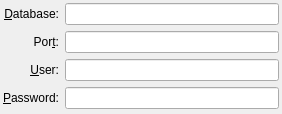
<?xml version="1.0" encoding="UTF-8"?>
<ui version="4.0">
 <class>DbLinterDataSourceConnectWidget</class>
 <widget class="QWidget" name="DbLinterDataSourceConnectWidget">
  <property name="geometry">
   <rect>
    <x>0</x>
    <y>0</y>
    <width>282</width>
    <height>114</height>
   </rect>
  </property>
  <property name="windowTitle">
   <string>Form</string>
  </property>
  <layout class="QVBoxLayout" name="verticalLayout">
   <property name="leftMargin">
    <number>3</number>
   </property>
   <property name="topMargin">
    <number>3</number>
   </property>
   <property name="rightMargin">
    <number>3</number>
   </property>
   <property name="bottomMargin">
    <number>3</number>
   </property>
   <item>
    <layout class="QGridLayout" name="gridLayout">
     <item row="3" column="0">
      <widget class="QLabel" name="label_5">
       <property name="text">
        <string>&amp;Password:</string>
       </property>
       <property name="alignment">
        <set>Qt::AlignRight|Qt::AlignTrailing|Qt::AlignVCenter</set>
       </property>
       <property name="buddy">
        <cstring>passwordLineEdit</cstring>
       </property>
      </widget>
     </item>
     <item row="3" column="1">
      <widget class="QLineEdit" name="passwordLineEdit">
       <property name="echoMode">
        <enum>QLineEdit::Password</enum>
       </property>
      </widget>
     </item>
     <item row="2" column="1">
      <widget class="QLineEdit" name="userLineEdit"/>
     </item>
     <item row="2" column="0">
      <widget class="QLabel" name="label_4">
       <property name="text">
        <string>&amp;User:</string>
       </property>
       <property name="alignment">
        <set>Qt::AlignRight|Qt::AlignTrailing|Qt::AlignVCenter</set>
       </property>
       <property name="buddy">
        <cstring>userLineEdit</cstring>
       </property>
      </widget>
     </item>
     <item row="0" column="0">
      <widget class="QLabel" name="label">
       <property name="text">
        <string>&amp;Database:</string>
       </property>
       <property name="alignment">
        <set>Qt::AlignRight|Qt::AlignTrailing|Qt::AlignVCenter</set>
       </property>
       <property name="buddy">
        <cstring>databaseLineEdit</cstring>
       </property>
      </widget>
     </item>
     <item row="1" column="1">
      <widget class="QLineEdit" name="portLineEdit">
       <property name="inputMethodHints">
        <set>Qt::ImhDigitsOnly</set>
       </property>
       <property name="text">
        <string/>
       </property>
      </widget>
     </item>
     <item row="0" column="1">
      <widget class="QLineEdit" name="databaseLineEdit"/>
     </item>
     <item row="1" column="0">
      <widget class="QLabel" name="label_3">
       <property name="text">
        <string>Por&amp;t:</string>
       </property>
       <property name="alignment">
        <set>Qt::AlignRight|Qt::AlignTrailing|Qt::AlignVCenter</set>
       </property>
       <property name="buddy">
        <cstring>portLineEdit</cstring>
       </property>
      </widget>
     </item>
    </layout>
   </item>
   <item>
    <spacer name="verticalSpacer">
     <property name="orientation">
      <enum>Qt::Vertical</enum>
     </property>
     <property name="sizeHint" stdset="0">
      <size>
       <width>20</width>
       <height>1</height>
      </size>
     </property>
    </spacer>
   </item>
  </layout>
 </widget>
 <resources/>
 <connections/>
</ui>
